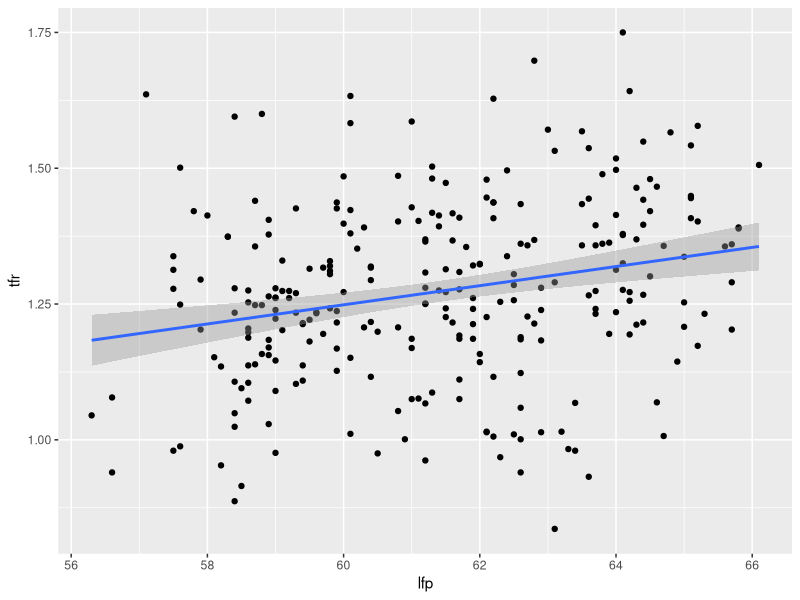
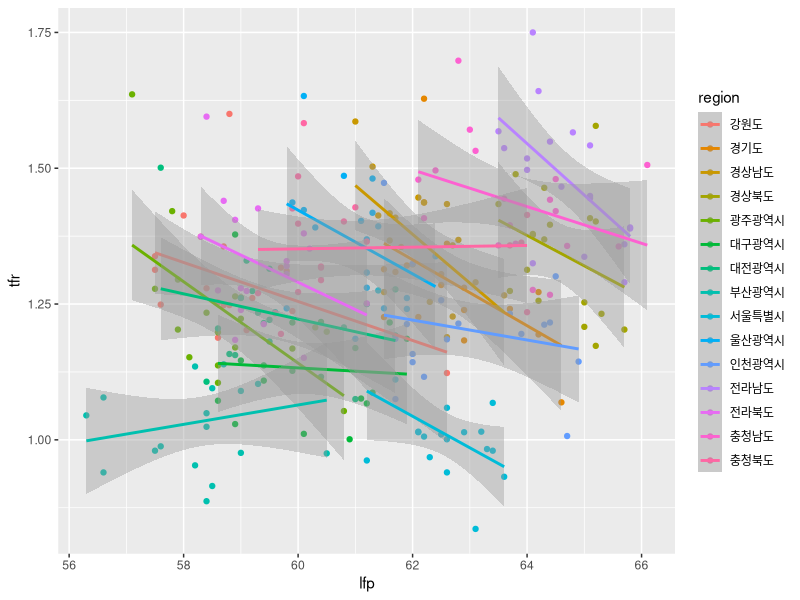
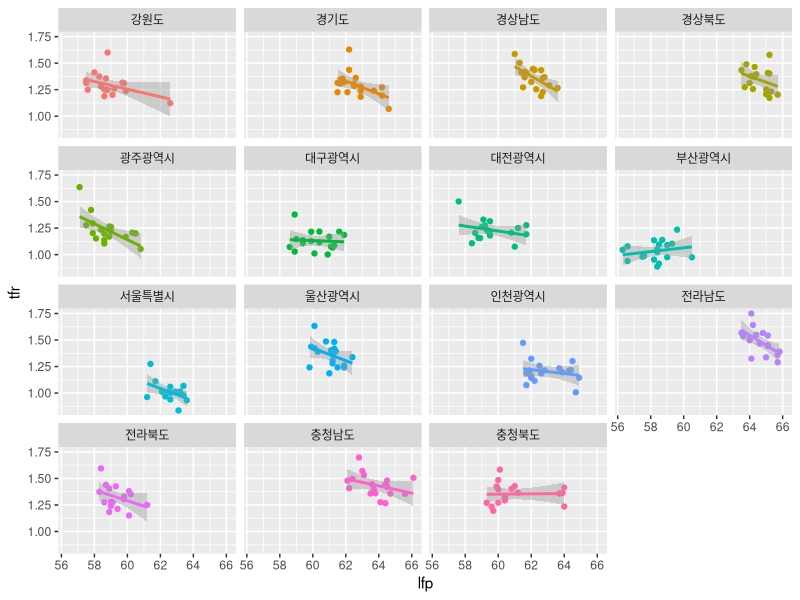
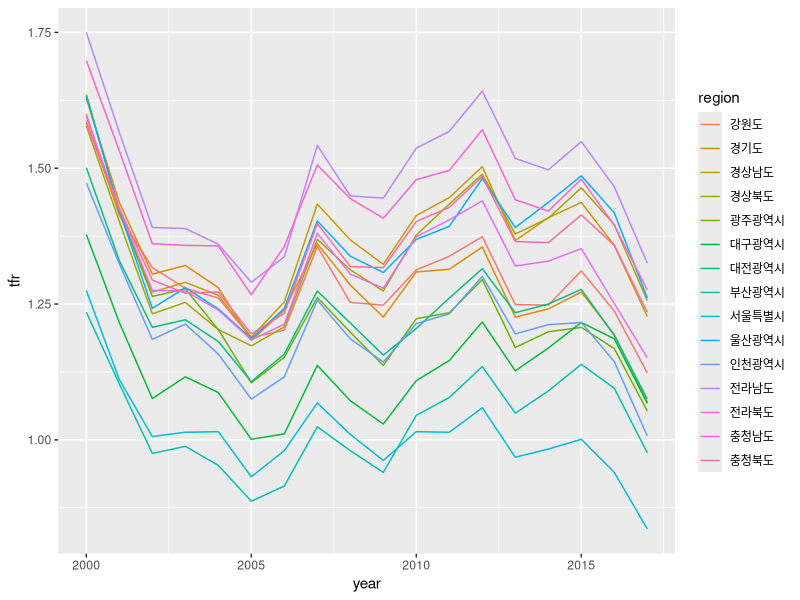
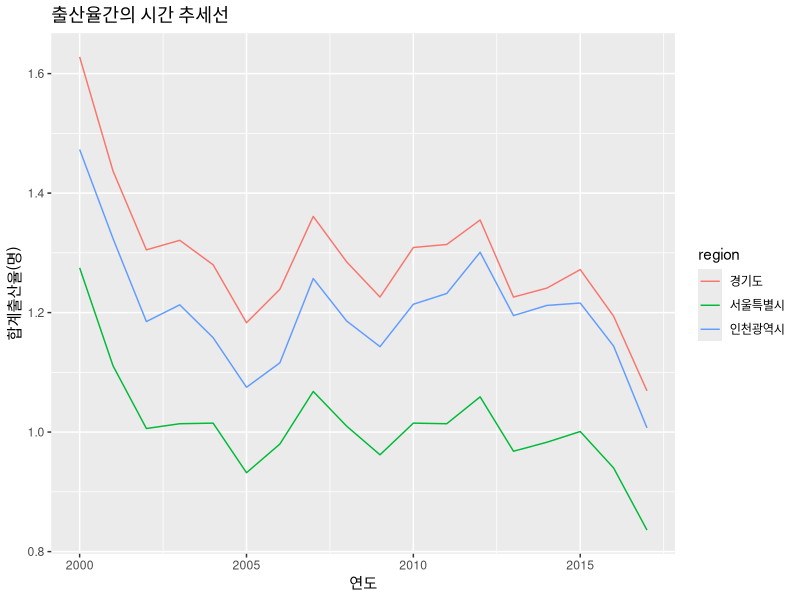
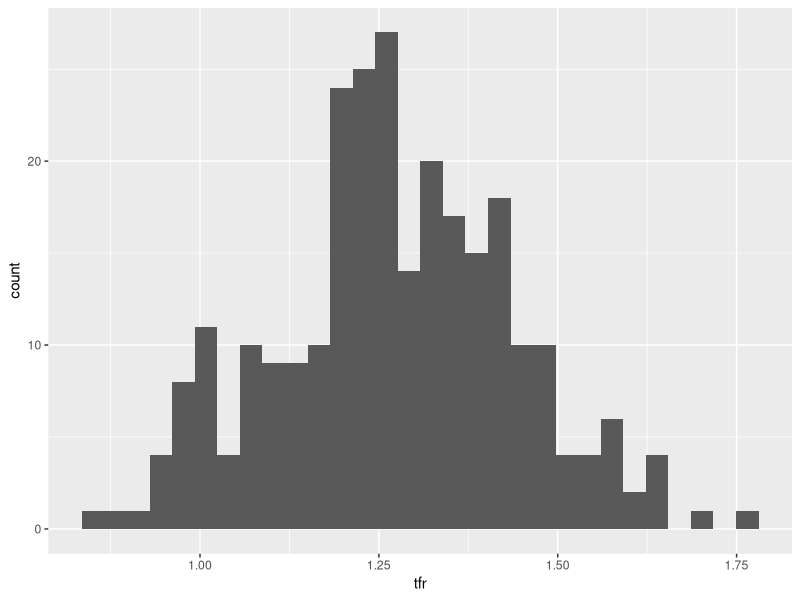
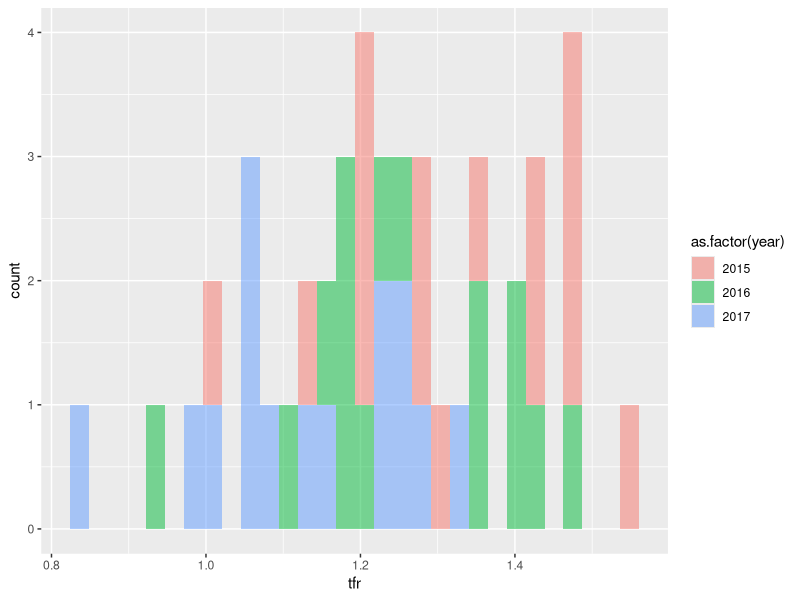

These figures' R source, in order:
rm(list = ls())

library("tidyverse")

# 지역별, 연도별,
# 경제활동참가율(lfp), 출산율(tfr)

tfr <- readxl::read_excel("tfr_lfp.xlsx")

# 가설: hypothesis
# 여성이 일을 많이 하면, 
# 출산율이 감소할 것이다

# 산포도를 그려보시오.
# 추세선을 얹어 보시오.

tfr %>% 
  ggplot(mapping = aes(x = lfp, y = tfr)) +
  geom_point() +
  geom_smooth(method = "lm")

head(tfr, n = 3)  
  

tfr %>% 
  ggplot(mapping = aes(x     = lfp, 
                       y     = tfr,
                       color = region)) +
  geom_point() +
  geom_smooth(method = "lm")  

# Simpson's paradox

# lfp & tfr: negative correlation
# 일가정 양립. family & career
# Claudia Goldin 

tfr %>% 
  ggplot(mapping = aes(x     = lfp, 
                       y     = tfr,
                       color = region)) +
  geom_point() +
  geom_smooth(method = "lm")  +
  facet_wrap(~region) +
  theme(
    legend.position = "none"
  )

# scatter plot 산포도
# fitted line with confidence interval


# trend over time 시간 추세선

tfr %>%
  ggplot(mapping = aes(x = year, 
                       y = tfr, 
                       color = region)) +
  geom_line()

# 서울특별시, 경기도, 인천광역시 
# 만 뽑아서 다시 그림을 그린다 

seoulM <- c("서울특별시", "경기도", "인천광역시")

tfr %>%
  filter(region %in% seoulM) %>%
  ggplot(mapping = aes(x = year, 
                       y = tfr, 
                       color = region)) +
  geom_line() +
  labs(
    title = "출산율간의 시간 추세선",
    x = "연도",
    y = "합계출산율(명)"
  )

## 산포도/시간 추세선
## 히스토그램. 분포. 

## 합계출산율의 분포 


tfr %>%
  ggplot(mapping = aes(x = tfr)) +
  geom_histogram()

# 2015, 2016, 2017년도의 
# 합계출산율의 분포(히스토그램)를 
# 각각(겹쳐서) 구하시오.


tfr %>%
  filter(year >= 2015 & year <= 2017)  %>%
  ggplot(mapping = aes(x = tfr, 
                       fill = as.factor(year))) +
  geom_histogram(alpha = 0.5)














  
  


















































  
  









